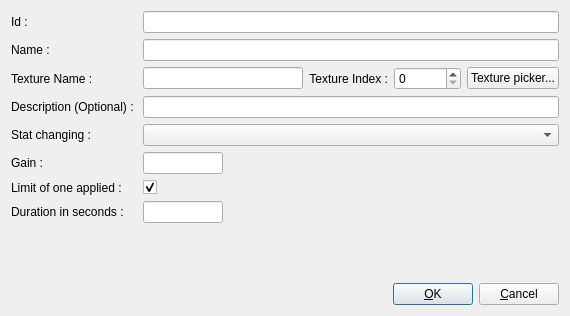
<?xml version="1.0" encoding="UTF-8"?>
<ui version="4.0">
 <class>editStatsItemFormClass</class>
 <widget class="QDialog" name="editStatsItemFormClass">
  <property name="geometry">
   <rect>
    <x>0</x>
    <y>0</y>
    <width>570</width>
    <height>316</height>
   </rect>
  </property>
  <property name="windowTitle">
   <string>Add stats item</string>
  </property>
  <layout class="QGridLayout" name="gridLayout">
   <item row="1" column="0">
    <layout class="QVBoxLayout" name="verticalLayout">
     <item>
      <layout class="QHBoxLayout" name="horizontalLayout">
       <item>
        <spacer name="horizontalSpacer">
         <property name="orientation">
          <enum>Qt::Horizontal</enum>
         </property>
         <property name="sizeHint" stdset="0">
          <size>
           <width>40</width>
           <height>20</height>
          </size>
         </property>
        </spacer>
       </item>
       <item>
        <widget class="QPushButton" name="pushButtonOK">
         <property name="text">
          <string>&amp;OK</string>
         </property>
         <property name="icon">
          <iconset resource="../res/global.qrc">
           <normaloff>:/commonEditor.UI/res/dialog-ok.svg</normaloff>:/commonEditor.UI/res/dialog-ok.svg</iconset>
         </property>
         <property name="default">
          <bool>true</bool>
         </property>
        </widget>
       </item>
       <item>
        <widget class="QPushButton" name="pushButtonCancel">
         <property name="text">
          <string>&amp;Cancel</string>
         </property>
         <property name="icon">
          <iconset resource="../res/global.qrc">
           <normaloff>:/commonEditor.UI/res/dialog-close.svg</normaloff>:/commonEditor.UI/res/dialog-close.svg</iconset>
         </property>
        </widget>
       </item>
      </layout>
     </item>
    </layout>
   </item>
   <item row="0" column="0">
    <layout class="QFormLayout" name="formLayout_3">
     <item row="0" column="0">
      <widget class="QLabel" name="label">
       <property name="text">
        <string>Id : </string>
       </property>
      </widget>
     </item>
     <item row="0" column="1">
      <widget class="QLineEdit" name="lineEditId"/>
     </item>
     <item row="1" column="0">
      <widget class="QLabel" name="label_2">
       <property name="text">
        <string>Name :</string>
       </property>
      </widget>
     </item>
     <item row="1" column="1">
      <widget class="QLineEdit" name="lineEditName"/>
     </item>
     <item row="3" column="0">
      <widget class="QLabel" name="label_3">
       <property name="text">
        <string>Texture Name :</string>
       </property>
      </widget>
     </item>
     <item row="3" column="1">
      <layout class="QHBoxLayout" name="horizontalLayout_3">
       <item>
        <widget class="QLineEdit" name="lineEditTextureName"/>
       </item>
       <item>
        <widget class="QLabel" name="label_4">
         <property name="text">
          <string>Texture Index :</string>
         </property>
         <property name="alignment">
          <set>Qt::AlignRight|Qt::AlignTrailing|Qt::AlignVCenter</set>
         </property>
        </widget>
       </item>
       <item>
        <widget class="QSpinBox" name="spinBoxTextureIndex">
         <property name="maximum">
          <number>16777215</number>
         </property>
        </widget>
       </item>
       <item>
        <widget class="QPushButton" name="pushButtonTexturePicker">
         <property name="text">
          <string>Texture picker...</string>
         </property>
        </widget>
       </item>
      </layout>
     </item>
     <item row="6" column="0">
      <widget class="QLabel" name="label_7">
       <property name="text">
        <string>Gain :</string>
       </property>
      </widget>
     </item>
     <item row="6" column="1">
      <widget class="QLineEdit" name="lineEditGain">
       <property name="maximumSize">
        <size>
         <width>80</width>
         <height>16777215</height>
        </size>
       </property>
      </widget>
     </item>
     <item row="5" column="1">
      <widget class="QComboBox" name="comboBoxStatChanging"/>
     </item>
     <item row="5" column="0">
      <widget class="QLabel" name="label_6">
       <property name="text">
        <string>Stat changing :</string>
       </property>
      </widget>
     </item>
     <item row="7" column="0">
      <widget class="QLabel" name="label_5">
       <property name="text">
        <string>Limit of one applied :</string>
       </property>
      </widget>
     </item>
     <item row="7" column="1">
      <widget class="QCheckBox" name="checkBoxLimitOfOneApplied">
       <property name="text">
        <string/>
       </property>
       <property name="checked">
        <bool>true</bool>
       </property>
      </widget>
     </item>
     <item row="8" column="0">
      <widget class="QLabel" name="label_8">
       <property name="text">
        <string>Duration in seconds :</string>
       </property>
      </widget>
     </item>
     <item row="8" column="1">
      <widget class="QLineEdit" name="lineEditDurationInSecs">
       <property name="maximumSize">
        <size>
         <width>80</width>
         <height>16777215</height>
        </size>
       </property>
      </widget>
     </item>
     <item row="4" column="0">
      <widget class="QLabel" name="label_9">
       <property name="text">
        <string>Description (Optional) : </string>
       </property>
      </widget>
     </item>
     <item row="4" column="1">
      <widget class="QLineEdit" name="lineEditOptionalDescription"/>
     </item>
    </layout>
   </item>
  </layout>
 </widget>
 <tabstops>
  <tabstop>lineEditId</tabstop>
  <tabstop>lineEditName</tabstop>
  <tabstop>lineEditTextureName</tabstop>
  <tabstop>spinBoxTextureIndex</tabstop>
  <tabstop>pushButtonTexturePicker</tabstop>
  <tabstop>lineEditOptionalDescription</tabstop>
  <tabstop>comboBoxStatChanging</tabstop>
  <tabstop>lineEditGain</tabstop>
  <tabstop>checkBoxLimitOfOneApplied</tabstop>
  <tabstop>lineEditDurationInSecs</tabstop>
  <tabstop>pushButtonOK</tabstop>
  <tabstop>pushButtonCancel</tabstop>
 </tabstops>
 <resources>
  <include location="../res/global.qrc"/>
 </resources>
 <connections/>
</ui>
